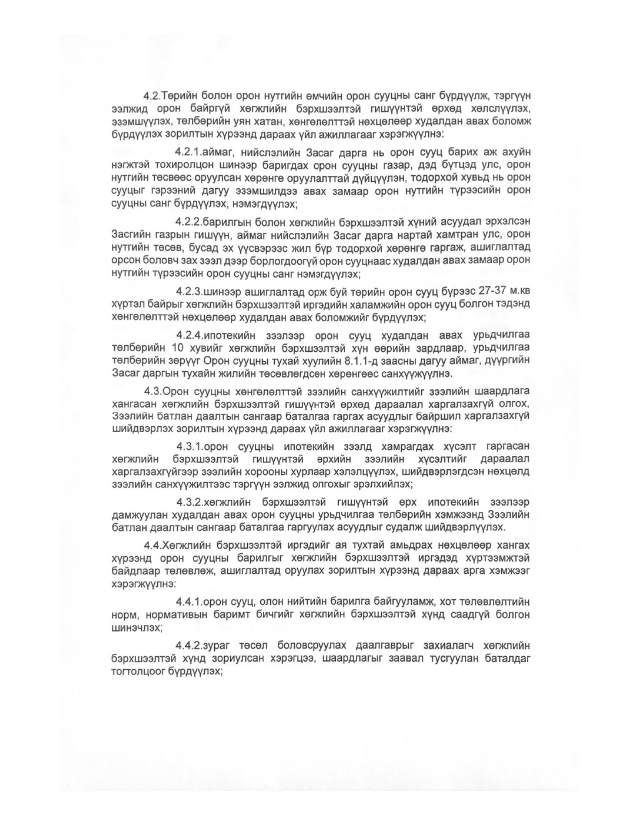
#> input picture test_imgs/img_001.jpg, 1275 x 1650 px (shown at 1/2 size)
$ python -i adjust_height_width.py   (imports and definitions only)
#> lines starting #> are read from the running program, lines starting #| are printed output that depends on the picture; after the words box and inside, x2 and y2 are one past the last pixel; in counts of white or black regions, pixels touching at a corner belong together
#> further down, picture is the input picture: shape (1650, 1275); min 0, max 255, mean 240.1
import cv2
import numpy as np
from collections import Counter

def character_segmentation_light(image):

    _, binary = cv2.threshold(image, 160, 255, cv2.THRESH_BINARY_INV + cv2.THRESH_OTSU)
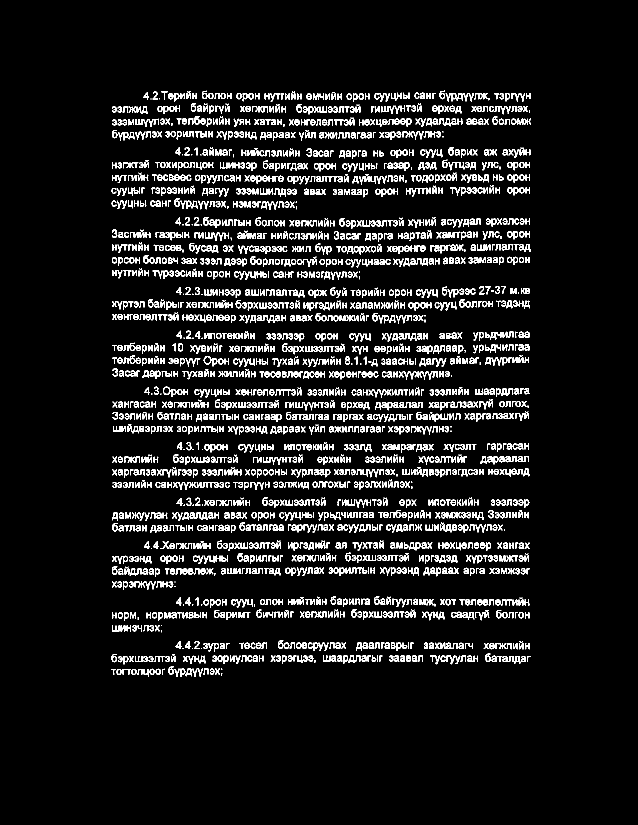
#> binary: shape (1650, 1275) (shown at 1/2 size); 8.1% white in thin lines or dots, all inside (x1, y1, x2, y2) = (223, 181, 1062, 1354)
    contours, _ = cv2.findContours(binary, cv2.RETR_EXTERNAL, cv2.CHAIN_APPROX_SIMPLE)
#> contours = 2377 contours, 265 with area under 20; largest, box (x1, y1, x2, y2) and area: (797, 742, 865, 759) 268, (407, 712, 423, 729) 186, (330, 490, 351, 502) 186, (346, 964, 393, 980) 182, (326, 773, 341, 790) 180

    contours = sorted(contours, key=lambda ctr: cv2.boundingRect(ctr)[0])

    return contours

def find_letter_ratio(image):
    contours = character_segmentation_light(image)
    contours = sorted(contours, key=lambda ctr: cv2.boundingRect(ctr)[0])
    height_width_list = [(cv2.boundingRect(contour)[2], cv2.boundingRect(contour)[3]) for contour in contours]
#> height_width_list = 2377 pairs, first value 1 to 68, second value 2 to 18

    return height_width_list

def get_width_height_ratio(img):

    list_ratio = find_letter_ratio(img)
#> list_ratio has the same summary as height_width_list in find_letter_ratio
    counter_lower = Counter(list_ratio)
#> counter_lower = 122 items
    median_lower = counter_lower.most_common(1)[0]
#> median_lower = ((10, 12), 377)
    median_h_lower = median_lower[0][1]
#> median_h_lower = 12
    median_w_lower = median_lower[0][0]
#> median_w_lower = 10

    counter_upper = Counter((x, y) for x, y in list_ratio if x > median_w_lower + 2 and y > median_h_lower + 2)
#> counter_upper = 36 items
    median_upper = counter_upper.most_common(1)[0]
#> median_upper = ((21, 17), 23)
    median_h_upper = median_upper[0][1]
#> median_h_upper = 17
    median_w_upper = median_upper[0][0]
#> median_w_upper = 21

    rescale_idx = (median_w_lower/median_h_lower)/(8/10)
#> rescale_idx = 1.04
    mean_w_lower = int(median_w_lower/ rescale_idx)
#> mean_w_lower = 9
    mean_w_upper = int(median_w_upper/ rescale_idx)
#> mean_w_upper = 20

    return (median_h_lower, median_w_lower, median_h_upper, mean_w_lower, rescale_idx)

def adjust_height_width(img):
    median_h_lower_raw, median_w_lower_raw, _, _, _ = get_width_height_ratio(img)
#> median_h_lower_raw = 12; median_w_lower_raw = 10
    new_height = int(img.shape[0] / (median_h_lower_raw/12))
#> new_height = 1650
    new_width = int(img.shape[1] / (median_w_lower_raw/10))
#> new_width = 1275
    resized_img = cv2.resize(img, (new_width, new_height))

    return resized_img, get_width_height_ratio(resized_img)

>>> import cv2
>>> picture = cv2.imread('../test_imgs/img_001.jpg', cv2.IMREAD_GRAYSCALE)
>>> result = adjust_height_width(picture)

$ run again, on test_imgs/img_002.jpg
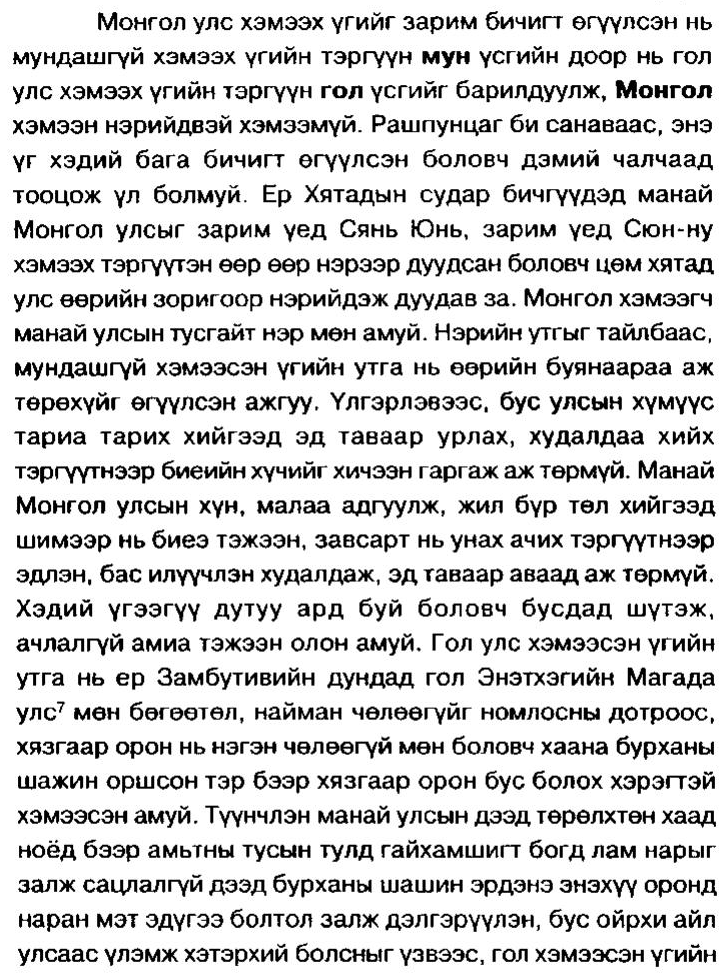
#> input picture test_imgs/img_002.jpg, 728 x 980 px
#> picture is the input picture: shape (980, 728); min 0, max 255, mean 213
#> in character_segmentation_light, `_, binary = cv2.threshold(image, 160, 255, cv2.THRESH_BINARY_INV + cv2..`:
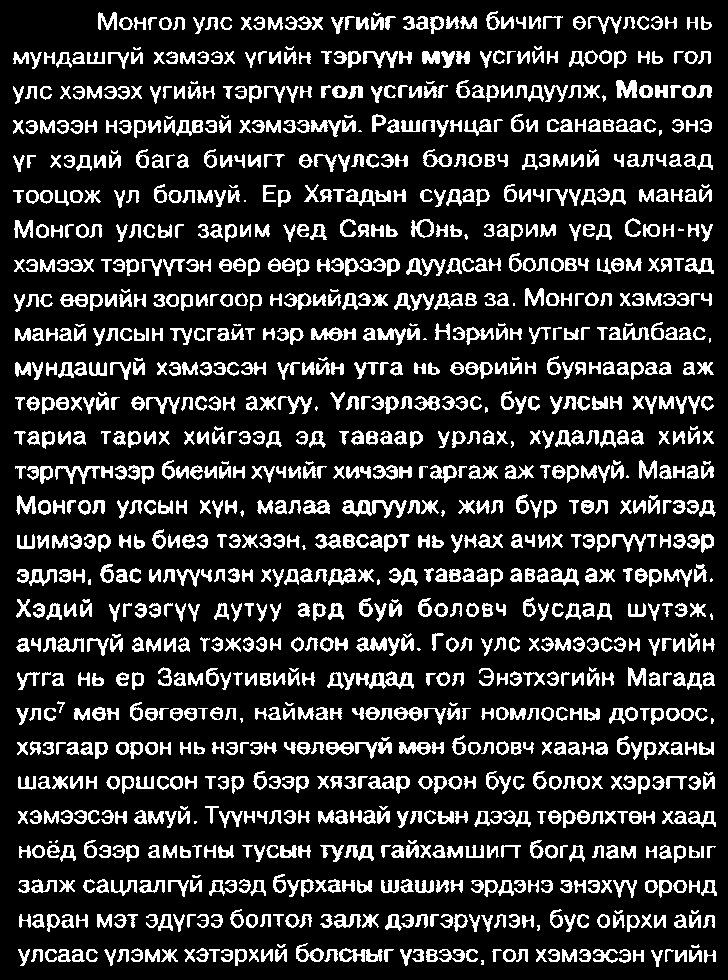
#> binary: shape (980, 728); 17.2% white; 1238 white regions (47 under 20 px)
#> in character_segmentation_light, `contours, _ = cv2.findContours(binary, cv2.RETR_EXTERNAL, cv2.CHAIN_AP..`: contours = 1238 contours, 79 with area under 20; largest, box (x1, y1, x2, y2) and area: (342, 500, 407, 518) 460, (339, 948, 383, 962) 336, (411, 219, 434, 238) 290, (423, 149, 452, 167) 275, (296, 943, 324, 962) 274
#> height_width_list = 1238 pairs, first value 2 to 65, second value 2 to 20
#> list_ratio has the same summary as height_width_list in find_letter_ratio
#> counter_lower = 144 items
#> median_lower = ((12, 13), 136)
#> median_h_lower = 13
#> median_w_lower = 12
#> counter_upper = 41 items
#> median_upper = ((16, 16), 13)
#> median_h_upper = 16
#> rescale_idx = 1.15
#> mean_w_lower = 10
#> mean_w_upper = 13
#> median_w_lower_raw = 12
#> new_height = 904
#> new_width = 606
#> in character_segmentation_light (call 2), `_, binary = cv2.threshold(image, 160, 255, cv2.THRESH_BINARY_INV + cv2..`:
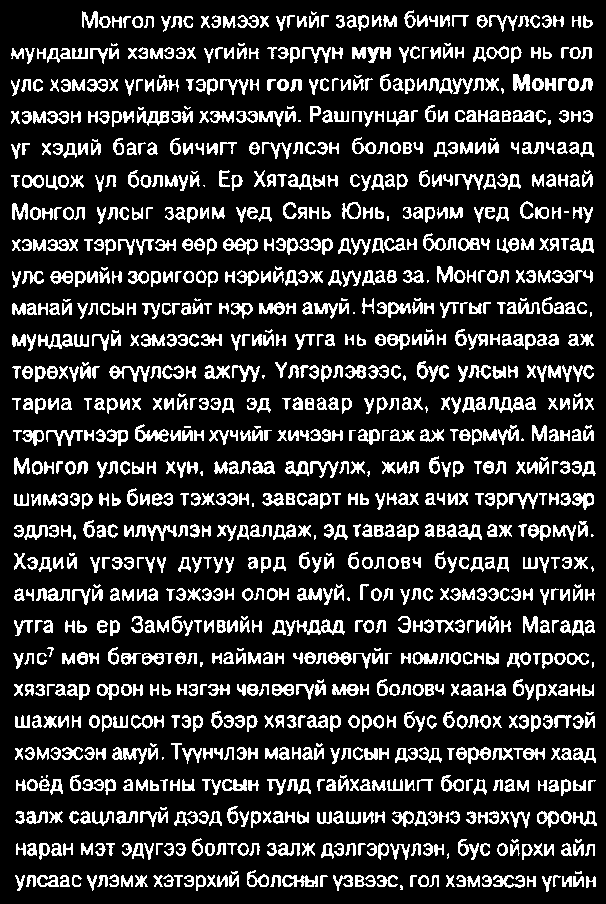
#> binary: shape (904, 606); 17.8% white; 1160 white regions (73 under 20 px)
#> in character_segmentation_light (call 2), `contours, _ = cv2.findContours(binary, cv2.RETR_EXTERNAL, cv2.CHAIN_AP..`: contours = 1160 contours, 93 with area under 20; largest, box (x1, y1, x2, y2) and area: (285, 619, 345, 636) 385, (223, 238, 258, 255) 310, (488, 397, 524, 413) 265, (282, 875, 318, 887) 254, (135, 424, 169, 442) 248
